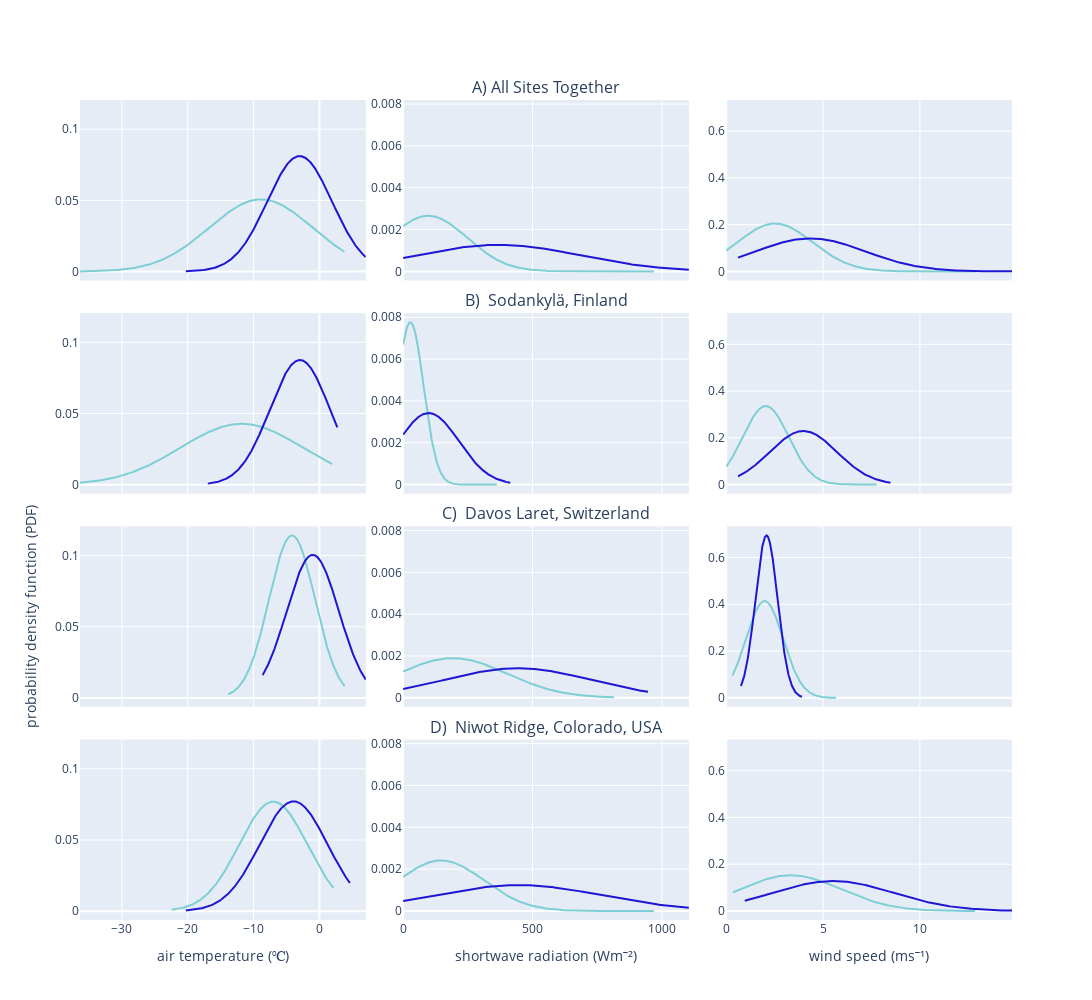

Source (notebook cell):
### Code cell
# define data 

# set plot constants 
group_labels = ['Snow Staying', 'Snow Unloading']
colors = [colorsnow, colorsnowunload] # my colors 

fig = make_subplots(rows=4, cols=3, shared_yaxes='columns', shared_xaxes='columns', 
                    subplot_titles=("", "A) All Sites Together", "", "", namesod2, "", "", namelaret2, "", "", nameniwot2), # centered
                    # subplot_titles=(namesod,"", "", namelaret, "", "", nameniwot, "", ""), # on the first one
                    horizontal_spacing = 0.04, vertical_spacing = 0.04)

# ROW ZERO NOW ADDING IT_____________________________________________________________________________________________________
# sod temperature 
x1 = all_snowstay.temp
x2 = all_snowunload.temp
hist_data = [x1, x2]

fig1 = ff.create_distplot(hist_data, group_labels, bin_size=bintemp, colors=colors, 
                             show_hist=False, show_rug=False, curve_type='normal')


for trace in fig1.select_traces():
    fig.add_trace(trace, row=1, col=1)

# sod shortwave 
x1 = all_snowstay.shortwave
x2 = all_snowunload.shortwave
hist_data = [x1, x2]

fig2 = ff.create_distplot(hist_data, group_labels, bin_size=binSW, colors=colors, 
                             show_hist=False, show_rug=False, curve_type='normal')


for trace in fig2.select_traces():
    fig.add_trace(trace, row=1, col=2)


# sod windspeed 
x1 = all_snowstay.windspeed
x2 = all_snowunload.windspeed
hist_data = [x1, x2]

fig2 = ff.create_distplot(hist_data, group_labels, bin_size=bintemp, colors=colors, 
                             show_hist=False, show_rug=False, curve_type='normal')


for trace in fig2.select_traces():
    fig.add_trace(trace, row=1, col=3)

# FIRST ROW_____________________________________________________________________________________________________
# sod temperature 
x1 = sod_df_snowstay.temp
x2 = sod_df_snowunload.temp
hist_data = [x1, x2]

fig1 = ff.create_distplot(hist_data, group_labels, bin_size=bintemp, colors=colors, 
                             show_hist=False, show_rug=False, curve_type='normal')


for trace in fig1.select_traces():
    fig.add_trace(trace, row=2, col=1)

# sod shortwave 
x1 = sod_df_snowstay.shortwave
x2 = sod_df_snowunload.shortwave
hist_data = [x1, x2]

fig2 = ff.create_distplot(hist_data, group_labels, bin_size=binSW, colors=colors, 
                             show_hist=False, show_rug=False, curve_type='normal')


for trace in fig2.select_traces():
    fig.add_trace(trace, row=2, col=2)


# sod windspeed 
x1 = sod_df_snowstay.windspeed
x2 = sod_df_snowunload.windspeed
hist_data = [x1, x2]

fig2 = ff.create_distplot(hist_data, group_labels, bin_size=bintemp, colors=colors, 
                             show_hist=False, show_rug=False, curve_type='normal')


for trace in fig2.select_traces():
    fig.add_trace(trace, row=2, col=3)


# SECOND ROW_____________________________________________________________________________________________________
# laret temperature 
x1 = opn_df_snowstay.temp
x2 = opn_df_snowunload.temp
hist_data = [x1, x2]

fig1 = ff.create_distplot(hist_data, group_labels, bin_size=bintemp, colors=colors, 
                             show_hist=False, show_rug=False, curve_type='normal')


for trace in fig1.select_traces():
    fig.add_trace(trace, row=3, col=1)

# laret shortwave 
x1 = opn_df_snowstay.shortwave
x2 = opn_df_snowunload.shortwave
hist_data = [x1, x2]

fig2 = ff.create_distplot(hist_data, group_labels, bin_size=binSW, colors=colors, 
                             show_hist=False, show_rug=False, curve_type='normal')


for trace in fig2.select_traces():
    fig.add_trace(trace, row=3, col=2)


# laret windspeed 
x1 = opn_df_snowstay.windspeed
x2 = opn_df_snowunload.windspeed
hist_data = [x1, x2]

fig2 = ff.create_distplot(hist_data, group_labels, bin_size=bintemp, colors=colors, 
                             show_hist=False, show_rug=False, curve_type='normal')


for trace in fig2.select_traces():
    fig.add_trace(trace, row=3, col=3)

# THIRD ROW_____________________________________________________________________________________________________
# niwot temperature 
x1 = niwot_df_snowstay.temp
x2 = niwot_df_snowunload.temp
hist_data = [x1, x2]

fig1 = ff.create_distplot(hist_data, group_labels, bin_size=bintemp, colors=colors, 
                             show_hist=False, show_rug=False, curve_type='normal')


for trace in fig1.select_traces():
    fig.add_trace(trace, row=4, col=1)

# niwot shortwave 
x1 = niwot_df_snowstay.shortwave
x2 = niwot_df_snowunload.shortwave
hist_data = [x1, x2]

fig2 = ff.create_distplot(hist_data, group_labels, bin_size=binSW, colors=colors, 
                             show_hist=False, show_rug=False, curve_type='normal')


for trace in fig2.select_traces():
    fig.add_trace(trace, row=4, col=2)


# niwot windspeed 
x1 = niwot_df_snowstay.windspeed
x2 = niwot_df_snowunload.windspeed
hist_data = [x1, x2]

fig2 = ff.create_distplot(hist_data, group_labels, bin_size=bintemp, colors=colors,
                             show_hist=False, show_rug=False, curve_type='normal')


for trace in fig2.select_traces():
    fig.add_trace(trace, row=4, col=3)


# update legends layouts and labels 
fig.update_layout(title='', width=1200, height=1000, showlegend=False)

fig.update_yaxes(title_text='probability density function (PDF)', row=3, col=1)

fig.update_xaxes(title_text=nametemperature, row=4, col=1)
fig.update_xaxes(title_text=nameshortwave, row=4, col=2)
fig.update_xaxes(title_text=namewindspeed, row=4, col=3)

fig.show()

### Figure 1 — Plotly figure (JSON) as saved in the notebook; plotly's stock layout.template omitted (floating-point values rounded to 4 significant figures; data arrays with more than 128 entries replaced by an {"elided": "..."} marker saying what was removed)
{"data": [{"legendgroup": "Snow Staying", "marker": {"color": "#7dcfd4"}, "mode": "lines", "name": "Snow Staying", "showlegend": true, "type": "scatter", "x": {"elided": "500 float values"}, "xaxis": "x", "y": {"elided": "500 float values"}, "yaxis": "y"}, {"legendgroup": "Snow Unloading", "marker": {"color": "#1F15D5"}, "mode": "lines", "name": "Snow Unloading", "showlegend": true, "type": "scatter", "x": {"elided": "500 float values"}, "xaxis": "x", "y": {"elided": "500 float values"}, "yaxis": "y"}, {"legendgroup": "Snow Staying", "marker": {"color": "#7dcfd4"}, "mode": "lines", "name": "Snow Staying", "showlegend": true, "type": "scatter", "x": {"elided": "500 float values"}, "xaxis": "x2", "y": {"elided": "500 float values"}, "yaxis": "y2"}, {"legendgroup": "Snow Unloading", "marker": {"color": "#1F15D5"}, "mode": "lines", "name": "Snow Unloading", "showlegend": true, "type": "scatter", "x": {"elided": "500 float values"}, "xaxis": "x2", "y": {"elided": "500 float values"}, "yaxis": "y2"}, {"legendgroup": "Snow Staying", "marker": {"color": "#7dcfd4"}, "mode": "lines", "name": "Snow Staying", "showlegend": true, "type": "scatter", "x": {"elided": "500 float values"}, "xaxis": "x3", "y": {"elided": "500 float values"}, "yaxis": "y3"}, {"legendgroup": "Snow Unloading", "marker": {"color": "#1F15D5"}, "mode": "lines", "name": "Snow Unloading", "showlegend": true, "type": "scatter", "x": {"elided": "500 float values"}, "xaxis": "x3", "y": {"elided": "500 float values"}, "yaxis": "y3"}, {"legendgroup": "Snow Staying", "marker": {"color": "#7dcfd4"}, "mode": "lines", "name": "Snow Staying", "showlegend": true, "type": "scatter", "x": {"elided": "500 float values"}, "xaxis": "x4", "y": {"elided": "500 float values"}, "yaxis": "y4"}, {"legendgroup": "Snow Unloading", "marker": {"color": "#1F15D5"}, "mode": "lines", "name": "Snow Unloading", "showlegend": true, "type": "scatter", "x": {"elided": "500 float values"}, "xaxis": "x4", "y": {"elided": "500 float values"}, "yaxis": "y4"}, {"legendgroup": "Snow Staying", "marker": {"color": "#7dcfd4"}, "mode": "lines", "name": "Snow Staying", "showlegend": true, "type": "scatter", "x": {"elided": "500 float values"}, "xaxis": "x5", "y": {"elided": "500 float values"}, "yaxis": "y5"}, {"legendgroup": "Snow Unloading", "marker": {"color": "#1F15D5"}, "mode": "lines", "name": "Snow Unloading", "showlegend": true, "type": "scatter", "x": {"elided": "500 float values"}, "xaxis": "x5", "y": {"elided": "500 float values"}, "yaxis": "y5"}, {"legendgroup": "Snow Staying", "marker": {"color": "#7dcfd4"}, "mode": "lines", "name": "Snow Staying", "showlegend": true, "type": "scatter", "x": {"elided": "500 float values"}, "xaxis": "x6", "y": {"elided": "500 float values"}, "yaxis": "y6"}, {"legendgroup": "Snow Unloading", "marker": {"color": "#1F15D5"}, "mode": "lines", "name": "Snow Unloading", "showlegend": true, "type": "scatter", "x": {"elided": "500 float values"}, "xaxis": "x6", "y": {"elided": "500 float values"}, "yaxis": "y6"}, {"legendgroup": "Snow Staying", "marker": {"color": "#7dcfd4"}, "mode": "lines", "name": "Snow Staying", "showlegend": true, "type": "scatter", "x": {"elided": "500 float values"}, "xaxis": "x7", "y": {"elided": "500 float values"}, "yaxis": "y7"}, {"legendgroup": "Snow Unloading", "marker": {"color": "#1F15D5"}, "mode": "lines", "name": "Snow Unloading", "showlegend": true, "type": "scatter", "x": {"elided": "500 float values"}, "xaxis": "x7", "y": {"elided": "500 float values"}, "yaxis": "y7"}, {"legendgroup": "Snow Staying", "marker": {"color": "#7dcfd4"}, "mode": "lines", "name": "Snow Staying", "showlegend": true, "type": "scatter", "x": {"elided": "500 float values"}, "xaxis": "x8", "y": {"elided": "500 float values"}, "yaxis": "y8"}, {"legendgroup": "Snow Unloading", "marker": {"color": "#1F15D5"}, "mode": "lines", "name": "Snow Unloading", "showlegend": true, "type": "scatter", "x": {"elided": "500 float values"}, "xaxis": "x8", "y": {"elided": "500 float values"}, "yaxis": "y8"}, {"legendgroup": "Snow Staying", "marker": {"color": "#7dcfd4"}, "mode": "lines", "name": "Snow Staying", "showlegend": true, "type": "scatter", "x": {"elided": "500 float values"}, "xaxis": "x9", "y": {"elided": "500 float values"}, "yaxis": "y9"}, {"legendgroup": "Snow Unloading", "marker": {"color": "#1F15D5"}, "mode": "lines", "name": "Snow Unloading", "showlegend": true, "type": "scatter", "x": {"elided": "500 float values"}, "xaxis": "x9", "y": {"elided": "500 float values"}, "yaxis": "y9"}, {"legendgroup": "Snow Staying", "marker": {"color": "#7dcfd4"}, "mode": "lines", "name": "Snow Staying", "showlegend": true, "type": "scatter", "x": {"elided": "500 float values"}, "xaxis": "x10", "y": {"elided": "500 float values"}, "yaxis": "y10"}, {"legendgroup": "Snow Unloading", "marker": {"color": "#1F15D5"}, "mode": "lines", "name": "Snow Unloading", "showlegend": true, "type": "scatter", "x": {"elided": "500 float values"}, "xaxis": "x10", "y": {"elided": "500 float values"}, "yaxis": "y10"}, {"legendgroup": "Snow Staying", "marker": {"color": "#7dcfd4"}, "mode": "lines", "name": "Snow Staying", "showlegend": true, "type": "scatter", "x": {"elided": "500 float values"}, "xaxis": "x11", "y": {"elided": "500 float values"}, "yaxis": "y11"}, {"legendgroup": "Snow Unloading", "marker": {"color": "#1F15D5"}, "mode": "lines", "name": "Snow Unloading", "showlegend": true, "type": "scatter", "x": {"elided": "500 float values"}, "xaxis": "x11", "y": {"elided": "500 float values"}, "yaxis": "y11"}, {"legendgroup": "Snow Staying", "marker": {"color": "#7dcfd4"}, "mode": "lines", "name": "Snow Staying", "showlegend": true, "type": "scatter", "x": {"elided": "500 float values"}, "xaxis": "x12", "y": {"elided": "500 float values"}, "yaxis": "y12"}, {"legendgroup": "Snow Unloading", "marker": {"color": "#1F15D5"}, "mode": "lines", "name": "Snow Unloading", "showlegend": true, "type": "scatter", "x": {"elided": "500 float values"}, "xaxis": "x12", "y": {"elided": "500 float values"}, "yaxis": "y12"}], "layout": {"annotations": [{"font": {"size": 16}, "showarrow": false, "text": "A) All Sites Together", "x": 0.5, "xanchor": "center", "xref": "paper", "y": 1, "yanchor": "bottom", "yref": "paper"}, {"font": {"size": 16}, "showarrow": false, "text": "B)  Sodankylä, Finland", "x": 0.5, "xanchor": "center", "xref": "paper", "y": 0.74, "yanchor": "bottom", "yref": "paper"}, {"font": {"size": 16}, "showarrow": false, "text": "C)  Davos Laret, Switzerland", "x": 0.5, "xanchor": "center", "xref": "paper", "y": 0.48, "yanchor": "bottom", "yref": "paper"}, {"font": {"size": 16}, "showarrow": false, "text": "D)  Niwot Ridge, Colorado, USA", "x": 0.5, "xanchor": "center", "xref": "paper", "y": 0.22, "yanchor": "bottom", "yref": "paper"}], "height": 1000, "showlegend": false, "title": {"text": ""}, "width": 1200, "xaxis": {"anchor": "y", "domain": [0, 0.3067], "matches": "x10", "showticklabels": false}, "xaxis10": {"anchor": "y10", "domain": [0, 0.3067], "title": {"text": "air temperature (℃)"}}, "xaxis11": {"anchor": "y11", "domain": [0.3467, 0.6533], "title": {"text": "shortwave radiation (Wm⁻²)"}}, "xaxis12": {"anchor": "y12", "domain": [0.6933, 1], "title": {"text": "wind speed (ms⁻¹)"}}, "xaxis2": {"anchor": "y2", "domain": [0.3467, 0.6533], "matches": "x11", "showticklabels": false}, "xaxis3": {"anchor": "y3", "domain": [0.6933, 1], "matches": "x12", "showticklabels": false}, "xaxis4": {"anchor": "y4", "domain": [0, 0.3067], "matches": "x10", "showticklabels": false}, "xaxis5": {"anchor": "y5", "domain": [0.3467, 0.6533], "matches": "x11", "showticklabels": false}, "xaxis6": {"anchor": "y6", "domain": [0.6933, 1], "matches": "x12", "showticklabels": false}, "xaxis7": {"anchor": "y7", "domain": [0, 0.3067], "matches": "x10", "showticklabels": false}, "xaxis8": {"anchor": "y8", "domain": [0.3467, 0.6533], "matches": "x11", "showticklabels": false}, "xaxis9": {"anchor": "y9", "domain": [0.6933, 1], "matches": "x12", "showticklabels": false}, "yaxis": {"anchor": "x", "domain": [0.78, 1], "matches": "y10"}, "yaxis10": {"anchor": "x10", "domain": [0, 0.22]}, "yaxis11": {"anchor": "x11", "domain": [0, 0.22]}, "yaxis12": {"anchor": "x12", "domain": [0, 0.22]}, "yaxis2": {"anchor": "x2", "domain": [0.78, 1], "matches": "y11"}, "yaxis3": {"anchor": "x3", "domain": [0.78, 1], "matches": "y12"}, "yaxis4": {"anchor": "x4", "domain": [0.52, 0.74], "matches": "y10"}, "yaxis5": {"anchor": "x5", "domain": [0.52, 0.74], "matches": "y11"}, "yaxis6": {"anchor": "x6", "domain": [0.52, 0.74], "matches": "y12"}, "yaxis7": {"anchor": "x7", "domain": [0.26, 0.48], "matches": "y10", "title": {"text": "probability density function (PDF)"}}, "yaxis8": {"anchor": "x8", "domain": [0.26, 0.48], "matches": "y11"}, "yaxis9": {"anchor": "x9", "domain": [0.26, 0.48], "matches": "y12"}}}
